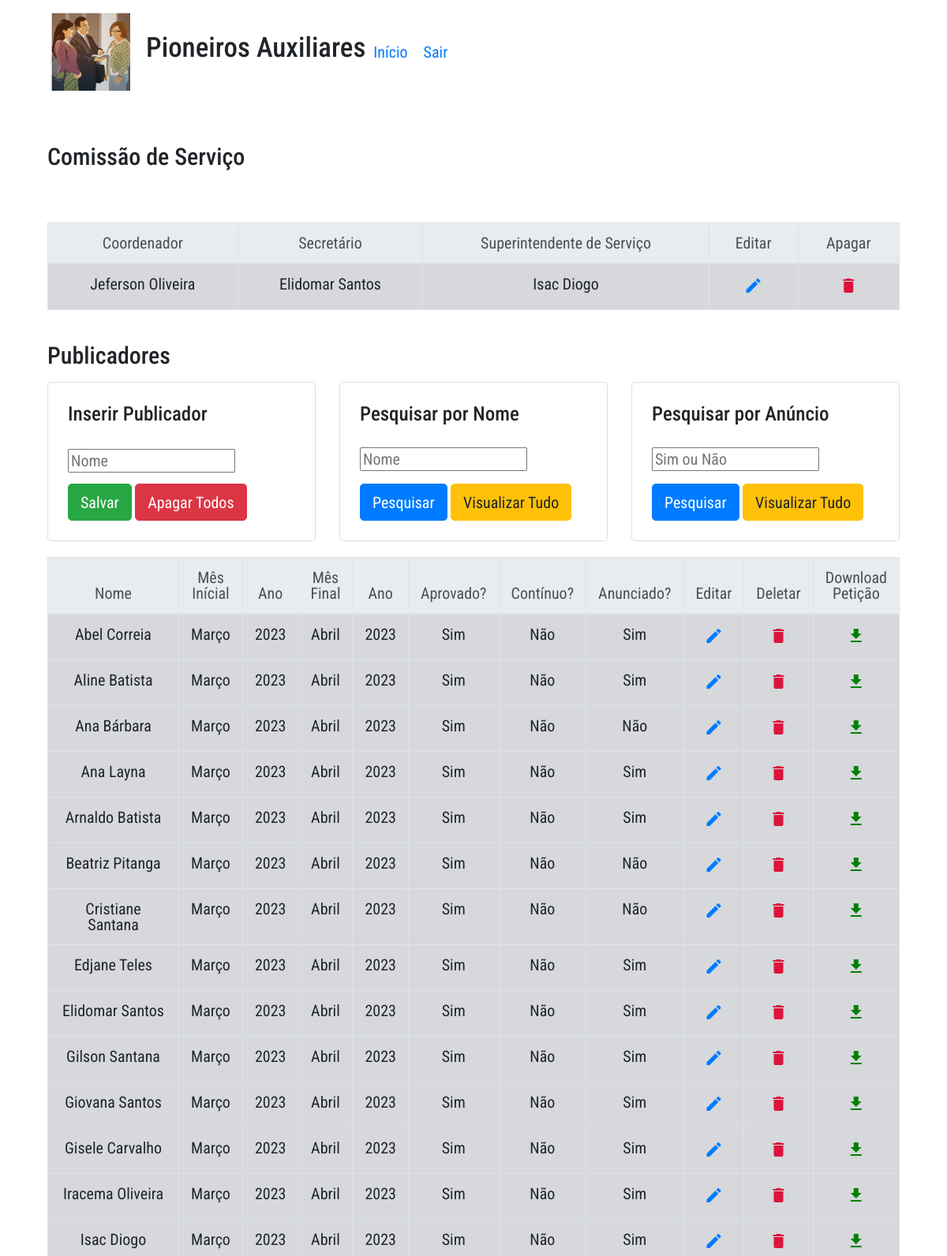
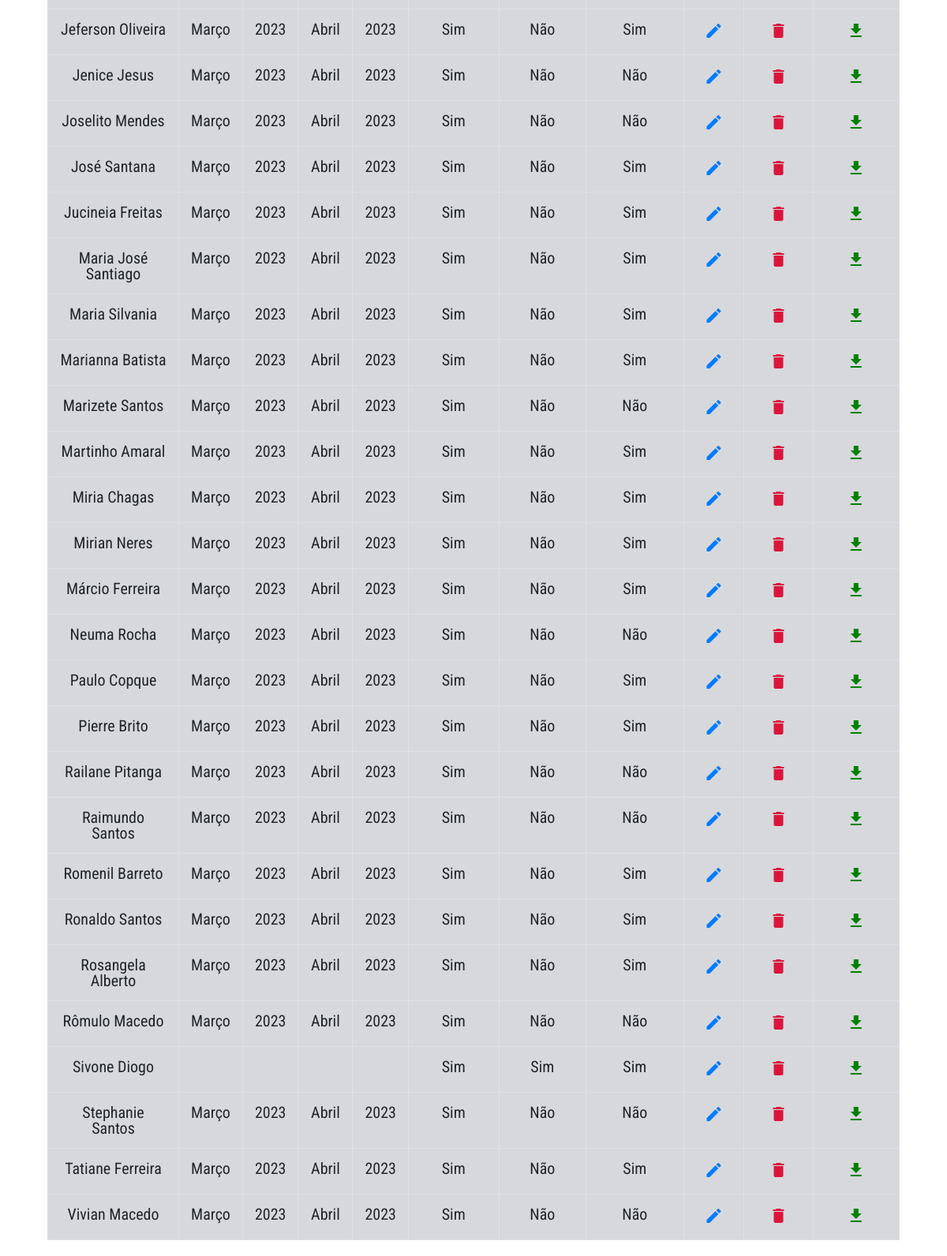
Screenshot of /publicadores/ (signed in) with the database file from the repository (2 pictures, top to bottom).
### gerenciamento/models.py (models this page shows)
class Comissão(models.Model)  :
    coordenador = models.CharField(max_length=60, blank=True, null=True, choices=COMISSÃO)
    secretário = models.CharField(max_length=60, blank=True, null=True, choices=COMISSÃO)
    serviço = models.CharField(max_length=60, blank=True, null=True, verbose_name='Superintendente de Serviço', choices=COMISSÃO)

class Gerais(models.Model):
    nome = models.CharField(max_length=60, blank=True, null=True,)
    aprovado =  models.CharField(max_length=60, blank=True, null=True, choices=APROVADO)
    anunciado =  models.CharField(max_length=60, blank=True, null=True, choices=ANUNCIADO)
    mês_Inicial =  models.CharField(max_length=60, blank=True, null=True, choices=MESES)
    mês_Final =  models.CharField(max_length=60, blank=True, null=True, choices=MESES)
    ano_Inicial = models.IntegerField(blank=True, null=True, verbose_name='Ano')
    ano_Final = models.IntegerField(blank=True, null=True, verbose_name='Ano')
    tempo_indeterminado = models.CharField(max_length=60, blank=True, null=True, choices=TEMPO)
    data = models.DateField(blank=True, null=True)

### gerenciamento/views.py (the view)
# urls.py: path('publicadores/', views.publicadores),
def publicadores(request):
    if request.method == 'POST':
        form1 = Form_Gerais(request.POST)
        if form1.is_valid() :
            form1.save()
            messages.info(request, 'Inserido com sucesso')
            form1 = Form_Gerais()
    else:
        form1 = Form_Gerais()
    nome_filtro = request.GET.get('nome')
    anunciado_filtro = request.GET.get('anunciado')
    anciãos = Comissão.objects.all()
    if nome_filtro:
        gerais = Gerais.objects.filter(nome__icontains=nome_filtro)
    elif anunciado_filtro:
        gerais = Gerais.objects.filter(anunciado__icontains=anunciado_filtro)
    else:
        gerais = Gerais.objects.order_by('nome').all()
    context = {
        'form1': form1,
        'gerais': gerais,
        'anciãos': anciãos,
    }
    return render(request, 'cp/publicadores.html', context)

### gerenciamento/forms.py
class Form_Gerais(forms.ModelForm):
    class Meta:
        model = Gerais
        fields = '__all__'
        widgets = {
        'data': forms.DateInput(format=('%Y-%m'), attrs={'class':'form-control', 'placeholder':'Select Date','type': 'date'}),
        'nome':forms.TextInput(attrs={'placeholder': 'Nome'})
    }

### templates/cp/publicadores.html (shortened to what this page needs)
{% extends 'base.html' %}
{% load crispy_forms_tags %}
{% block content %}
<div class="container">
    <br>
      <h4 class="card-title">Comissão de Serviço</h4>
      <div class="card-body">
           </div>
      <table class="table table-hover table-bordered table-secondary" >
        <tbody>
           <thead class="thead-light">
            <tr>
              <th>Coordenador</th>
              <th>Secretário</th>
              <th>Superintendente de Serviço</th>
              <th>Editar</th>
              <th>Apagar</th>
            </thead>
             {% for a in anciãos %}
            <tr>
              <td>{{ a.coordenador|default_if_none:"&nbsp;" }}</td>
              <td>{{ a.secretário|default_if_none:"&nbsp;"}}</td>
              <td>{{ a.serviço|default_if_none:"&nbsp;"}}</td>
              <td><a href="/editar_comissão/{{a.id}}"><i class="material-icons" data-md-tooltip="Editar">edit</i></a></td>
              <td><a href="/deletar_comissão/{{a.id}}"><i class="material-icons" style=color:crimson data-md-tooltip="Apagar">delete</i></a></td>
           </tr>
           {% endfor %}
          </tbody>
        </table>
        <br>
        <h4 class="card-title">Publicadores</h4>
         <div class="row">
          <div class="col-sm-4">
            <div class="card">
              <div id='card_pesquisa' class="card-body">
                <h5 class="card-title">Inserir Publicador</h4>
                <form method="post">
                      <div>
                      {{ form1.nome }}
                     <input type="submit" class="btn btn-success" placeholder="Nome" value="Salvar">
                      <a href="/deletar_todos" class="btn btn-danger">Apagar Todos</a>
                 </div>
                </form>
              </div>
            </div>
          </div>
          <div class="col-sm-4">
            <div class="card">
              <div id='card_pesquisa' class="card-body">
                <h5 class="card-title">Pesquisar por Nome</h4>
                <form method="GET">
                       <div>
                       <input type="text" name="nome" placeholder="Nome" maxlength="11" style="margin: 4% 0% 2% 0%;">
                       <button class="btn btn-primary">Pesquisar</button>
                        <button class="btn btn-warning" name="todos">Visualizar Tudo</button>
                        </div>
                </form>
              </div>
            </div>
          </div>
          <div class="col-sm-4">
            <div class="card">
              <div id='card_pesquisa' class="card-body">
                <h5 class="card-title">Pesquisar por Anúncio</h4>
                <form method="GET">
                        <div >
                          <input  type="text" name="anunciado" placeholder="Sim ou Não" maxlength="11" style="margin: 4% 0% 2% 0%;">
                          <button class="btn btn-primary">Pesquisar</button>
                          <button class="btn btn-warning" name="todos">Visualizar Tudo</button>
                        </div>
                </form>
              </div>
            </div>
          </div>
        </div>
        <br>
   <table  class="table table-hover table-bordered table-secondary" >
     <tbody>
        <thead class="thead-light">
         <tr>
           <th>Nome</th>
           <th>Mês Inícial</th>
           <th>Ano</th>
           <th>Mês Final</th>
           <th>Ano</th>
           <th>Aprovado?</th>
           <th>Contínuo?</th>
           <th>Anunciado?</th>
           <th>Editar</th>
           <th>Deletar</th>
           <th>Download Petição</th>
         </thead>
          {% for a in gerais %}
         <tr>
           <td width="180%">{{ a.nome|default_if_none:"&nbsp;" }}</td>
           <td>{{ a.mês_Inicial|default_if_none:"&nbsp;" }}</td>
           <td>{{ a.ano_Inicial|default_if_none:"&nbsp;" }}</td>
           <td>{{ a.mês_Final|default_if_none:"&nbsp;" }}</td>
           <td>{{ a.ano_Final|default_if_none:"&nbsp;" }}</td>
           <td>{{ a.aprovado|default_if_none:"&nbsp;" }}</td>
           <td >{{ a.tempo_indeterminado|default_if_none:"&nbsp;" }}</td>
           <td>{{ a.anunciado|default_if_none:"&nbsp;" }}</td>
           <td><a href="/editar_lista/{{a.id}}"><i class="material-icons" data-md-tooltip="Editar">edit</i></a></td>
           <td><a href="/deletar_publicador/{{a.id}}"><i class="material-icons" style=color:crimson data-md-tooltip="Apagar">delete</i></a></td>
           <td><a href="/petição/{{a.id}}"><i class="material-icons" style=color:green data-md-tooltip="Petição">download</i></a></td>
        </tr>
        {% endfor %}
       </tbody>
     </table>
</div>
</div>
{% endblock %}

### static/css/style.css (style rules this page uses)
* { font-family: 'Roboto Condensed', sans-serif; font-size: 20px; font-weight: 400; line-height: 100%; }
table { text-align: center; }
.card-body input { margin-top: 14px; }
.card-body a { margin-top: 14px; }
#card_pesquisa button { margin-top: 11px; }

### rows the page displays
Comissão: coordenador "Jeferson Oliveira", secretário "Elidomar Santos", serviço "Isac Diogo"
Gerais: nome "Abel Correia", mês_Inicial "Março", ano_Inicial "2023", mês_Final "Abril", ano_Final "2023", aprovado "Sim", tempo_indeterminado "Não", anunciado "Sim"
Gerais: nome "Aline Batista", mês_Inicial "Março", ano_Inicial "2023", mês_Final "Abril", ano_Final "2023", aprovado "Sim", tempo_indeterminado "Não", anunciado "Sim"
Gerais: nome "Ana Bárbara", mês_Inicial "Março", ano_Inicial "2023", mês_Final "Abril", ano_Final "2023", aprovado "Sim", tempo_indeterminado "Não", anunciado "Não"
Gerais: nome "Ana Layna", mês_Inicial "Março", ano_Inicial "2023", mês_Final "Abril", ano_Final "2023", aprovado "Sim", tempo_indeterminado "Não", anunciado "Sim"
Gerais: nome "Arnaldo Batista", mês_Inicial "Março", ano_Inicial "2023", mês_Final "Abril", ano_Final "2023", aprovado "Sim", tempo_indeterminado "Não", anunciado "Sim"
Gerais: nome "Beatriz Pitanga", mês_Inicial "Março", ano_Inicial "2023", mês_Final "Abril", ano_Final "2023", aprovado "Sim", tempo_indeterminado "Não", anunciado "Não"
Gerais: nome "Cristiane Santana", mês_Inicial "Março", ano_Inicial "2023", mês_Final "Abril", ano_Final "2023", aprovado "Sim", tempo_indeterminado "Não", anunciado "Não"
Gerais: nome "Edjane Teles", mês_Inicial "Março", ano_Inicial "2023", mês_Final "Abril", ano_Final "2023", aprovado "Sim", tempo_indeterminado "Não", anunciado "Sim"
Gerais: nome "Elidomar Santos", mês_Inicial "Março", ano_Inicial "2023", mês_Final "Abril", ano_Final "2023", aprovado "Sim", tempo_indeterminado "Não", anunciado "Sim"
Gerais: nome "Gilson Santana", mês_Inicial "Março", ano_Inicial "2023", mês_Final "Abril", ano_Final "2023", aprovado "Sim", tempo_indeterminado "Não", anunciado "Sim"
Gerais: nome "Giovana Santos", mês_Inicial "Março", ano_Inicial "2023", mês_Final "Abril", ano_Final "2023", aprovado "Sim", tempo_indeterminado "Não", anunciado "Sim"
Gerais: nome "Gisele Carvalho", mês_Inicial "Março", ano_Inicial "2023", mês_Final "Abril", ano_Final "2023", aprovado "Sim", tempo_indeterminado "Não", anunciado "Sim"
Gerais: nome "Iracema Oliveira", mês_Inicial "Março", ano_Inicial "2023", mês_Final "Abril", ano_Final "2023", aprovado "Sim", tempo_indeterminado "Não", anunciado "Sim"
Gerais: nome "Isac Diogo", mês_Inicial "Março", ano_Inicial "2023", mês_Final "Abril", ano_Final "2023", aprovado "Sim", tempo_indeterminado "Não", anunciado "Sim"
Gerais: nome "Jeferson Oliveira", mês_Inicial "Março", ano_Inicial "2023", mês_Final "Abril", ano_Final "2023", aprovado "Sim", tempo_indeterminado "Não", anunciado "Sim"
Gerais: nome "Jenice Jesus", mês_Inicial "Março", ano_Inicial "2023", mês_Final "Abril", ano_Final "2023", aprovado "Sim", tempo_indeterminado "Não", anunciado "Não"
Gerais: nome "Joselito Mendes", mês_Inicial "Março", ano_Inicial "2023", mês_Final "Abril", ano_Final "2023", aprovado "Sim", tempo_indeterminado "Não", anunciado "Não"
Gerais: nome "José Santana", mês_Inicial "Março", ano_Inicial "2023", mês_Final "Abril", ano_Final "2023", aprovado "Sim", tempo_indeterminado "Não", anunciado "Sim"
Gerais: nome "Jucineia Freitas", mês_Inicial "Março", ano_Inicial "2023", mês_Final "Abril", ano_Final "2023", aprovado "Sim", tempo_indeterminado "Não", anunciado "Sim"
Gerais: nome "Maria José Santiago", mês_Inicial "Março", ano_Inicial "2023", mês_Final "Abril", ano_Final "2023", aprovado "Sim", tempo_indeterminado "Não", anunciado "Sim"
Gerais: nome "Maria Silvania", mês_Inicial "Março", ano_Inicial "2023", mês_Final "Abril", ano_Final "2023", aprovado "Sim", tempo_indeterminado "Não", anunciado "Sim"
Gerais: nome "Marianna Batista", mês_Inicial "Março", ano_Inicial "2023", mês_Final "Abril", ano_Final "2023", aprovado "Sim", tempo_indeterminado "Não", anunciado "Sim"
Gerais: nome "Marizete Santos", mês_Inicial "Março", ano_Inicial "2023", mês_Final "Abril", ano_Final "2023", aprovado "Sim", tempo_indeterminado "Não", anunciado "Não"
Gerais: nome "Martinho Amaral", mês_Inicial "Março", ano_Inicial "2023", mês_Final "Abril", ano_Final "2023", aprovado "Sim", tempo_indeterminado "Não", anunciado "Sim"
Gerais: nome "Miria Chagas", mês_Inicial "Março", ano_Inicial "2023", mês_Final "Abril", ano_Final "2023", aprovado "Sim", tempo_indeterminado "Não", anunciado "Sim"
Gerais: nome "Mirian Neres", mês_Inicial "Março", ano_Inicial "2023", mês_Final "Abril", ano_Final "2023", aprovado "Sim", tempo_indeterminado "Não", anunciado "Sim"
Gerais: nome "Márcio Ferreira", mês_Inicial "Março", ano_Inicial "2023", mês_Final "Abril", ano_Final "2023", aprovado "Sim", tempo_indeterminado "Não", anunciado "Sim"
Gerais: nome "Neuma Rocha", mês_Inicial "Março", ano_Inicial "2023", mês_Final "Abril", ano_Final "2023", aprovado "Sim", tempo_indeterminado "Não", anunciado "Não"
Gerais: nome "Paulo Copque", mês_Inicial "Março", ano_Inicial "2023", mês_Final "Abril", ano_Final "2023", aprovado "Sim", tempo_indeterminado "Não", anunciado "Sim"
Gerais: nome "Pierre Brito", mês_Inicial "Março", ano_Inicial "2023", mês_Final "Abril", ano_Final "2023", aprovado "Sim", tempo_indeterminado "Não", anunciado "Sim"
Gerais: nome "Railane Pitanga", mês_Inicial "Março", ano_Inicial "2023", mês_Final "Abril", ano_Final "2023", aprovado "Sim", tempo_indeterminado "Não", anunciado "Não"
Gerais: nome "Raimundo Santos", mês_Inicial "Março", ano_Inicial "2023", mês_Final "Abril", ano_Final "2023", aprovado "Sim", tempo_indeterminado "Não", anunciado "Não"
Gerais: nome "Romenil Barreto", mês_Inicial "Março", ano_Inicial "2023", mês_Final "Abril", ano_Final "2023", aprovado "Sim", tempo_indeterminado "Não", anunciado "Sim"
Gerais: nome "Ronaldo Santos", mês_Inicial "Março", ano_Inicial "2023", mês_Final "Abril", ano_Final "2023", aprovado "Sim", tempo_indeterminado "Não", anunciado "Sim"
Gerais: nome "Rosangela Alberto", mês_Inicial "Março", ano_Inicial "2023", mês_Final "Abril", ano_Final "2023", aprovado "Sim", tempo_indeterminado "Não", anunciado "Sim"
Gerais: nome "Rômulo Macedo", mês_Inicial "Março", ano_Inicial "2023", mês_Final "Abril", ano_Final "2023", aprovado "Sim", tempo_indeterminado "Não", anunciado "Não"
Gerais: nome "Sivone Diogo", aprovado "Sim", tempo_indeterminado "Sim", anunciado "Sim"
Gerais: nome "Stephanie Santos", mês_Inicial "Março", ano_Inicial "2023", mês_Final "Abril", ano_Final "2023", aprovado "Sim", tempo_indeterminado "Não", anunciado "Não"
Gerais: nome "Tatiane Ferreira", mês_Inicial "Março", ano_Inicial "2023", mês_Final "Abril", ano_Final "2023", aprovado "Sim", tempo_indeterminado "Não", anunciado "Sim"
Gerais: nome "Vivian Macedo", mês_Inicial "Março", ano_Inicial "2023", mês_Final "Abril", ano_Final "2023", aprovado "Sim", tempo_indeterminado "Não", anunciado "Não"
